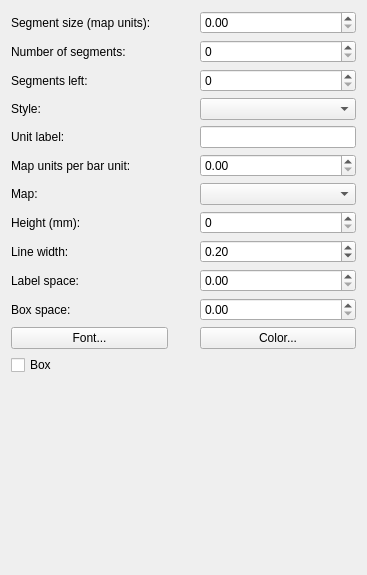
<ui version="4.0" >
 <class>QgsComposerScaleBarWidgetBase</class>
 <widget class="QWidget" name="QgsComposerScaleBarWidgetBase" >
  <property name="geometry" >
   <rect>
    <x>0</x>
    <y>0</y>
    <width>367</width>
    <height>575</height>
   </rect>
  </property>
  <property name="sizePolicy" >
   <sizepolicy vsizetype="Expanding" hsizetype="Expanding" >
    <horstretch>0</horstretch>
    <verstretch>0</verstretch>
   </sizepolicy>
  </property>
  <property name="windowTitle" >
   <string>Barscale Options</string>
  </property>
  <layout class="QGridLayout" >
   <item row="0" column="0" >
    <widget class="QLabel" name="mSegmentSizeLabel" >
     <property name="text" >
      <string>Segment size (map units):</string>
     </property>
     <property name="wordWrap" >
      <bool>true</bool>
     </property>
    </widget>
   </item>
   <item row="0" column="2" >
    <widget class="QDoubleSpinBox" name="mSegmentSizeSpinBox" >
     <property name="maximum" >
      <double>9999999999999.000000000000000</double>
     </property>
    </widget>
   </item>
   <item row="1" column="0" colspan="2" >
    <widget class="QLabel" name="mNumbereOfSegmentsLabel" >
     <property name="text" >
      <string>Number of segments:</string>
     </property>
     <property name="wordWrap" >
      <bool>true</bool>
     </property>
    </widget>
   </item>
   <item row="1" column="2" >
    <widget class="QSpinBox" name="mNumberOfSegmentsSpinBox" />
   </item>
   <item row="2" column="0" colspan="2" >
    <widget class="QLabel" name="mSegmentsLeftLabel" >
     <property name="text" >
      <string>Segments left:</string>
     </property>
    </widget>
   </item>
   <item row="2" column="2" >
    <widget class="QSpinBox" name="mSegmentsLeftSpinBox" />
   </item>
   <item row="3" column="0" >
    <widget class="QLabel" name="mStyleLabel" >
     <property name="text" >
      <string>Style:</string>
     </property>
    </widget>
   </item>
   <item row="3" column="2" >
    <widget class="QComboBox" name="mStyleComboBox" />
   </item>
   <item row="4" column="0" >
    <widget class="QLabel" name="mUnitLabelLabel" >
     <property name="text" >
      <string>Unit label:</string>
     </property>
     <property name="wordWrap" >
      <bool>true</bool>
     </property>
     <property name="buddy" >
      <cstring>mUnitLabelLineEdit</cstring>
     </property>
    </widget>
   </item>
   <item row="4" column="2" >
    <widget class="QLineEdit" name="mUnitLabelLineEdit" />
   </item>
   <item row="5" column="0" >
    <widget class="QLabel" name="mMapUnitsPerBarUnitLabel" >
     <property name="text" >
      <string>Map units per bar unit:</string>
     </property>
     <property name="wordWrap" >
      <bool>true</bool>
     </property>
    </widget>
   </item>
   <item row="5" column="2" >
    <widget class="QDoubleSpinBox" name="mMapUnitsPerBarUnitSpinBox" >
     <property name="maximum" >
      <double>9999999999999.000000000000000</double>
     </property>
    </widget>
   </item>
   <item row="6" column="0" >
    <widget class="QLabel" name="mMapLabel" >
     <property name="sizePolicy" >
      <sizepolicy vsizetype="Fixed" hsizetype="Expanding" >
       <horstretch>0</horstretch>
       <verstretch>0</verstretch>
      </sizepolicy>
     </property>
     <property name="text" >
      <string>Map:</string>
     </property>
     <property name="wordWrap" >
      <bool>true</bool>
     </property>
     <property name="buddy" >
      <cstring>mMapComboBox</cstring>
     </property>
    </widget>
   </item>
   <item row="6" column="2" >
    <widget class="QComboBox" name="mMapComboBox" >
     <property name="enabled" >
      <bool>true</bool>
     </property>
     <property name="sizePolicy" >
      <sizepolicy vsizetype="Fixed" hsizetype="Expanding" >
       <horstretch>0</horstretch>
       <verstretch>0</verstretch>
      </sizepolicy>
     </property>
    </widget>
   </item>
   <item row="7" column="0" >
    <widget class="QLabel" name="mHeightLabel" >
     <property name="text" >
      <string>Height (mm):</string>
     </property>
    </widget>
   </item>
   <item row="7" column="2" >
    <widget class="QSpinBox" name="mHeightSpinBox" />
   </item>
   <item row="8" column="0" >
    <widget class="QLabel" name="mLineWidthLabel" >
     <property name="text" >
      <string>Line width:</string>
     </property>
     <property name="wordWrap" >
      <bool>true</bool>
     </property>
     <property name="buddy" >
      <cstring>mLineWidthSpinBox</cstring>
     </property>
    </widget>
   </item>
   <item row="8" column="2" >
    <widget class="QDoubleSpinBox" name="mLineWidthSpinBox" >
     <property name="sizePolicy" >
      <sizepolicy vsizetype="Fixed" hsizetype="Expanding" >
       <horstretch>0</horstretch>
       <verstretch>0</verstretch>
      </sizepolicy>
     </property>
     <property name="minimum" >
      <double>0.010000000000000</double>
     </property>
     <property name="singleStep" >
      <double>0.100000000000000</double>
     </property>
     <property name="value" >
      <double>0.200000000000000</double>
     </property>
    </widget>
   </item>
   <item row="9" column="0" >
    <widget class="QLabel" name="mLabelBarSpaceLabel" >
     <property name="text" >
      <string>Label space:</string>
     </property>
    </widget>
   </item>
   <item row="9" column="2" >
    <widget class="QDoubleSpinBox" name="mLabelBarSpaceSpinBox" />
   </item>
   <item row="10" column="0" >
    <widget class="QLabel" name="mBoxSpaceLabel" >
     <property name="text" >
      <string>Box space:</string>
     </property>
    </widget>
   </item>
   <item row="10" column="2" >
    <widget class="QDoubleSpinBox" name="mBoxSizeSpinBox" />
   </item>
   <item row="11" column="0" >
    <widget class="QPushButton" name="mFontButton" >
     <property name="sizePolicy" >
      <sizepolicy vsizetype="Fixed" hsizetype="Preferred" >
       <horstretch>0</horstretch>
       <verstretch>0</verstretch>
      </sizepolicy>
     </property>
     <property name="text" >
      <string>Font...</string>
     </property>
    </widget>
   </item>
   <item row="11" column="2" >
    <widget class="QPushButton" name="mColorPushButton" >
     <property name="text" >
      <string>Color...</string>
     </property>
    </widget>
   </item>
   <item row="12" column="0" >
    <widget class="QCheckBox" name="mBoxCheckBox" >
     <property name="text" >
      <string>Box</string>
     </property>
    </widget>
   </item>
   <item row="13" column="1" >
    <spacer>
     <property name="orientation" >
      <enum>Qt::Vertical</enum>
     </property>
     <property name="sizeHint" >
      <size>
       <width>20</width>
       <height>21</height>
      </size>
     </property>
    </spacer>
   </item>
  </layout>
 </widget>
 <layoutdefault spacing="6" margin="11" />
 <tabstops>
  <tabstop>mUnitLabelLineEdit</tabstop>
  <tabstop>mMapComboBox</tabstop>
  <tabstop>mFontButton</tabstop>
 </tabstops>
 <resources/>
 <connections/>
</ui>
